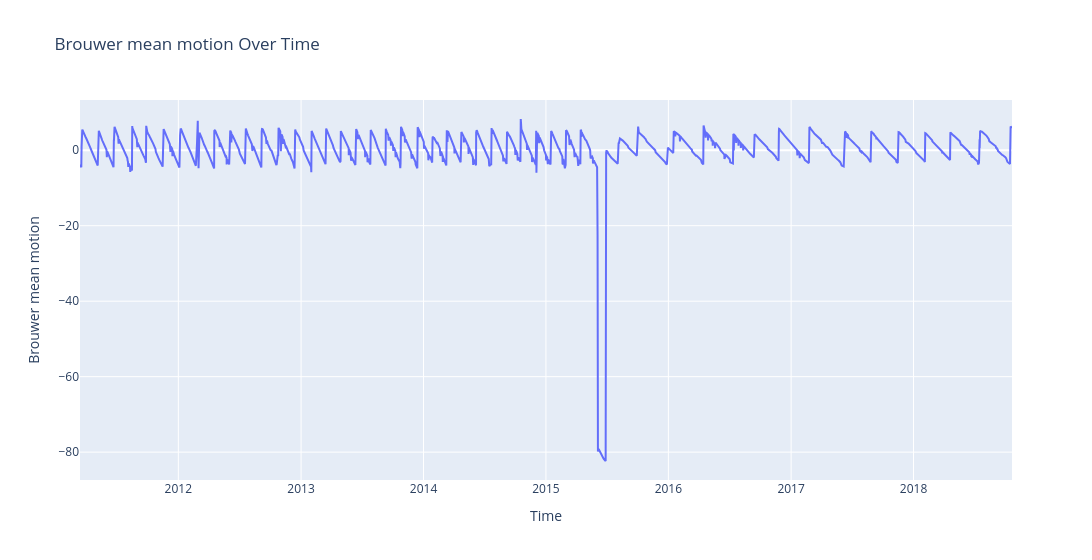

Notebook code for this chart:
### Markdown cell above
### visualizing the scaled element

### Code cell
import plotly.graph_objects as go


fig = go.Figure()

fig.add_trace(go.Scatter(
    x=df_element_1.index, 
    y=df_element_1[df_element_1.columns[0]], 
    mode="lines",  
    name="Orbital Element"
))

fig.update_layout(
    title="Brouwer mean motion Over Time",
    xaxis_title="Time",
    yaxis_title="Brouwer mean motion",
    template="plotly",
    width=1400
)

fig.show()

### Figure 1 — Plotly figure (JSON) as saved in the notebook; plotly's stock layout.template omitted (floating-point values rounded to 4 significant figures; data arrays with more than 128 entries replaced by an {"elided": "..."} marker saying what was removed)
{"data": [{"mode": "lines", "name": "Orbital Element", "type": "scatter", "x": {"elided": "2375 str values"}, "y": {"elided": "2375 float values"}}], "layout": {"title": {"text": "Brouwer mean motion Over Time"}, "width": 1400, "xaxis": {"title": {"text": "Time"}}, "yaxis": {"title": {"text": "Brouwer mean motion"}}}}
